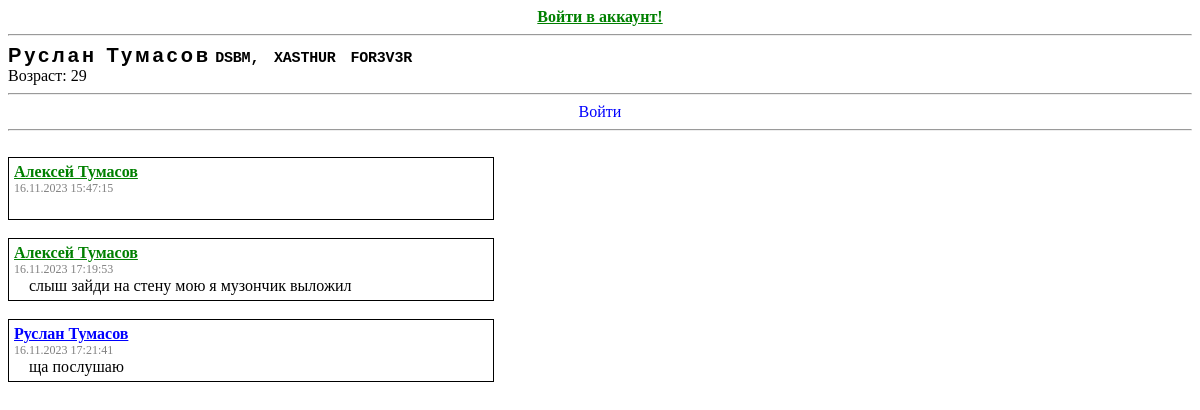
The app's page /profile.php?id=2, older data.
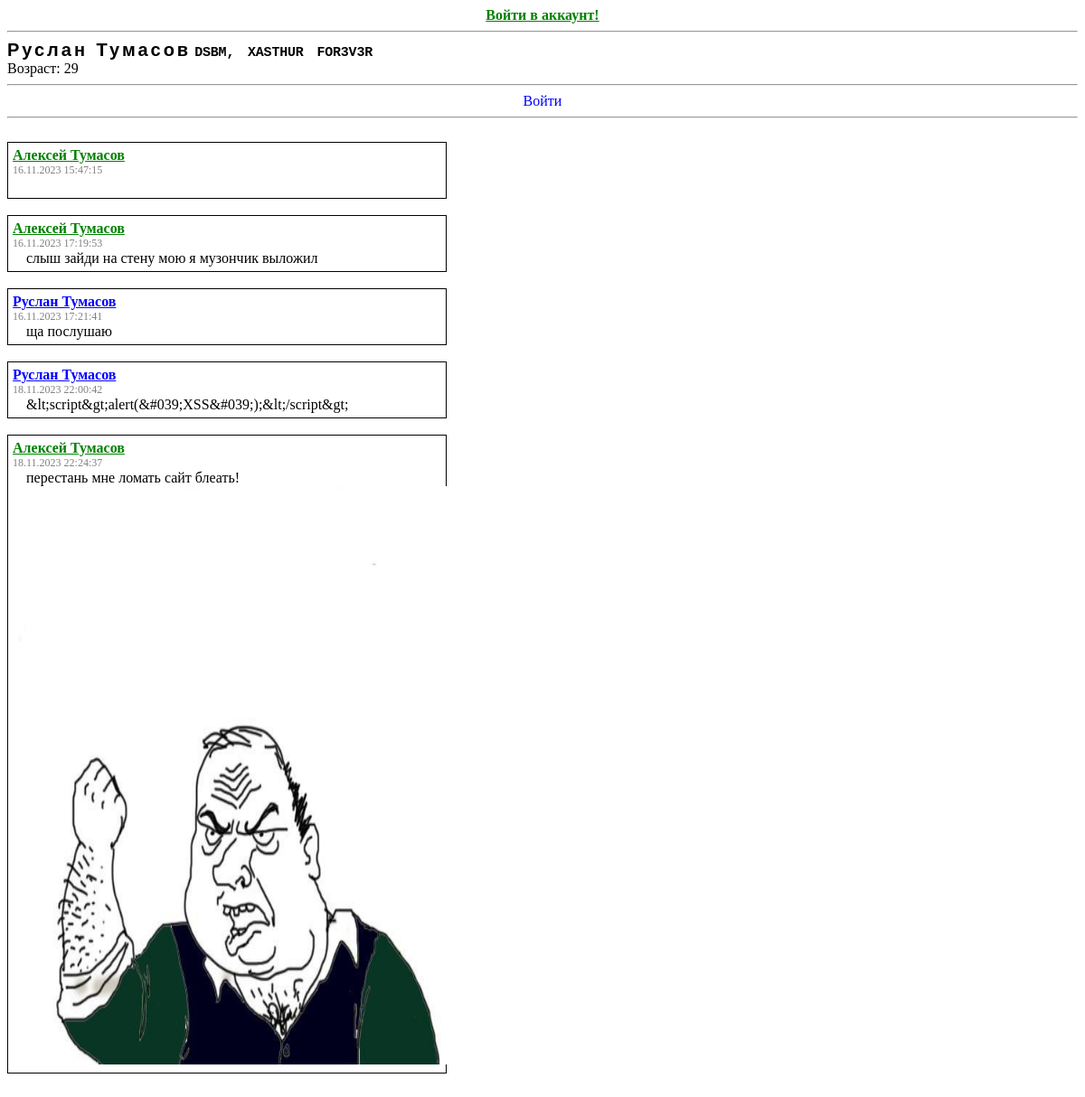
The same page, newer data.
### tables this page shows
CREATE TABLE `users` (
  `id` int(10) NOT NULL COMMENT 'id записи',
  `login` varchar(128) NOT NULL COMMENT 'Логин',
  `password` varchar(128) NOT NULL COMMENT 'Пароль',
  `name` varchar(32) NOT NULL COMMENT 'Имя пользователя',
  `lastname` varchar(32) NOT NULL COMMENT 'Фамилия пользователя',
  `age` int(3) NOT NULL COMMENT 'Возраст пользователя',
  `pDescription` text NOT NULL COMMENT 'Описание к профилю'
);

CREATE TABLE `userposts` (
  `postID` int(3) NOT NULL COMMENT 'Айди поста',
  `postAuthor` int(10) NOT NULL COMMENT 'Айди автора поста',
  `postReceiver` int(10) NOT NULL COMMENT 'Айди владельца стены',
  `postData` varchar(32) NOT NULL COMMENT 'Время публикации',
  `postText` text NOT NULL COMMENT 'Текст поста'
);

CREATE TABLE `userattachments` (
  `documentPath` text NOT NULL COMMENT 'Путь до документа на сервере',
  `documentOwnerID` int(10) NOT NULL COMMENT 'Айди владельца документа',
  `documentID` int(32) NOT NULL COMMENT 'Айди документа',
  `postId` int(10) NOT NULL
);

### profile.php (the view, shortened to what this page needs)
<?php
	include("blocks/header.php");
	$userId = $_GET["id"];
	$mysql = mysqli_connect("localhost", "root", "", "social");
	$result = mysqli_query($mysql, "SELECT * FROM `users` WHERE `id`=".htmlspecialchars($userId).";");
	$resultArray = mysqli_fetch_array($result);
	$name = $resultArray["name"];
	$lastname = $resultArray["lastname"];
	$age = $resultArray["age"];
	$description = $resultArray["pDescription"];
?>
		<?="<a class='profileInfo'>$name $lastname</a>";?>
		<?php
			if($hasUserSession) {
				print(($_SESSION["user_id"] == $userId) ?  "<a href='editProfile.php' class='profileDescription' title='Изменить описание вашей страницы?'>$description</a>" : "<a class='profileDescription'>$description</a>");
				print("<br>");
			} else print("<a class='profileDescription'>$description</a><br>");
		?>
		Возраст: <?=$age?><br />
		<hr/>
		<?php
			($hasUserSession) ? print('<span class="logout"><a href="acts/logout.php" style="color: red;">Выйти</a></span><hr>') :  print('<a href="login.php" class="login">Войти</a><hr>');
		?>
		<br>
			<?php
				$commentsResult = mysqli_query($mysql, "SELECT * FROM `userposts` WHERE `postReceiver`=$userId");
				while (($commentsResultArray = mysqli_fetch_array($commentsResult))  != null )
				{
					$postID=$commentsResultArray["postID"];
					$documentsResult = mysqli_query($mysql, "SELECT * FROM `userattachments` WHERE `postId`  = '$postID' ");
					$documentResultArray = mysqli_fetch_array($documentsResult);
					$postAuthor=$commentsResultArray["postAuthor"];
					$postData=$commentsResultArray["postData"];
					$postText=$commentsResultArray["postText"];
					$posterQuery = mysqli_query($mysql, "SELECT * FROM `users` WHERE `id` = '$postAuthor'");
					$posterArray = mysqli_fetch_array($posterQuery);
					$posterName = $posterArray["name"]." ". $posterArray["lastname"];
			?>
					<div style="padding: 5px; border: 1px solid; width: 40%;">
						<a href="profile.php?id=<?=$postAuthor;?>" style="<?=($postAuthor==$userId) ? 'color: blue;' : 'color: green'?>">
							<b><?=$posterName;?></b>
						</a>
						<br>
						<span style="color: gray; font-size: 12px;"><?=$postData;?></span>
						<br>
						<span style="font-size: 16px; padding: 15px">
							<?php
							print(htmlspecialchars($postText));
							print("<br>");
							if($documentResultArray != null) {
								$htmlRenderer->doRender($documentResultArray["documentPath"]);
							}
							?>
						</span>
					</div>
					<br>
			<?php
				}
			include("blocks/bottom.php");
?>

### blocks/header.php (shortened to what this page needs)
<?php
	include("helpers/HTMLRender.php");
	$hasUserSession = (!empty($_SESSION["user_id"]));
?>
<html>
	<head>
		<link rel="stylesheet" href="css/styles.css?v=<?=time();?>" />
	</head>
	<body>
		<?php if($hasUserSession) {?>
		<button onclick="javascript:document.location.href='editProfile.php'" style="display: inline;">Изменить вашу страницу</button>
		<div style="padding: 5px; border: 1px solid; width: 20%; display: inline;">
			<a href="messages.php" style="color: gray; display: inline; align-text: center;">
				<b title="Посмотреть личные сообщения">Сообщения</b>
			</a>
		</div>
			<span style="font-size: 16px; text-align: right; display: initial; align-text: right;">
				<a href="profile.php?id=<?=$_SESSION["user_id"];?>" style="color: blue">
						<b title="Перейти на ваш профиль"><?=$_SESSION["name_lastname"];?></b>
				</a>
			</span>
			<hr>
		<?php
		} else { ?>
			<span style="font-size: 16px; text-align: center; display: block">
				<a href="index.php" style="color: green">
					<b title="Переход на страницу входа/регистрации">Войти в аккаунт!</b>
				</a>
			</span>
			<hr>
		<?php
		}
		?>

### blocks/bottom.php
	</body>
</html>

### helpers/HTMLRender.php (shortened to what this page needs)
<?php
class HTMLRender {
	private $renders;
	function __construct() {
		$this->renders = array(
			new AudioRenderer(),
			new ImageRenderer(),
			new VideoRenderer(),
			new UnknownRenderer()
		);
	}
	function doRender($documentPath) {
		for ($i = 0; $i < count($this->renders); $i++) {
			$render = $this->renders[$i];
			if ($render->canRender($documentPath)) {
				print($render->render($documentPath));
				return;
			}
		}
	}
}
class AudioRenderer {
	public function canRender($documentPath) {
		return str_ends_with($documentPath, ".mp3");
	}
}
class ImageRenderer {
	public function canRender($documentPath) {
		return str_ends_with($documentPath, ".png") || str_ends_with($documentPath, ".jpg");
	}
	public function render($documentPath) {
		return "<a href='$documentPath' target='_blank'><img width='480' height='640' src='$documentPath' /></a>";
	}
}
?>

### css/styles.css (style rules this page uses)
.login { color: blue; text-decoration: blink; display: block; text-align: center; align-items: s; }
.profileDescription { font-family: "Courier New", monospace; font-size: 15px; letter-spacing: -0.2px; word-spacing: 6px; color: black; font-weight: 700; text-decoration: solid rgb(68, 68, 68); font-style: normal; font-variant: small-caps; text-transform: capitalize; }
.profileInfo { font-family: "Lucida Sans Unicode", "Lucida Grande", sans-serif; font-size: 20px; letter-spacing: 3px; word-spacing: 1px; color: #000000; font-weight: 700; text-decoration: none solid rgb(68, 68, 68); font-style: normal; font-variant: normal; text-transform: none; }

Row changes from the older to the newer data that the page shows:
added userposts: users.name+lastname "Руслан Тумасов", postData "18.11.2023 22:00:42", postText "&lt;script&gt;alert(&#039;XSS&#039;);&lt;/script&gt;", postAuthor 2 (drawn)
added userposts: users.name+lastname "Алексей Тумасов", postData "18.11.2023 22:24:37", postText "перестань мне ломать сайт блеать!"
added userattachments: documentPath (picture)
